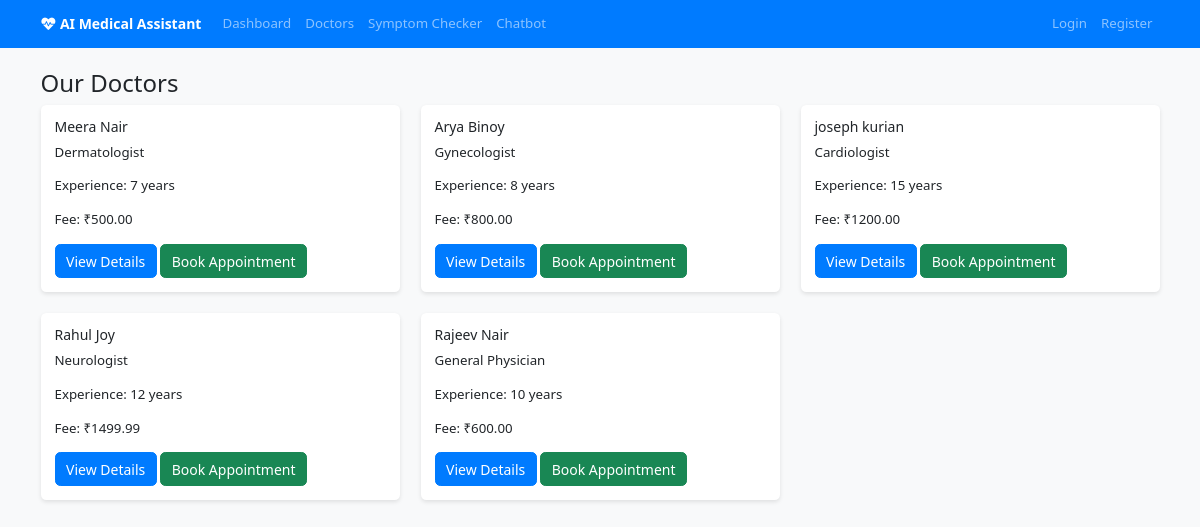
Page /api/doctors/list/ on the committed database.
### doctors/models.py (models this page shows, shortened)
class Doctor(models.Model):
    user = models.OneToOneField(User, on_delete=models.CASCADE)
    specialization = models.CharField(max_length=100)
    experience_years = models.PositiveIntegerField()
    available_timings = models.CharField(max_length=255, help_text="e.g., Mon-Fri 9AM-5PM")
    consultation_fee = models.DecimalField(max_digits=10, decimal_places=2)
    bio = models.TextField(blank=True)

### doctors/views.py (the view)
# urls.py: path('list/', views.doctor_list, name='doctor_list'),
def doctor_list(request):
    doctors = Doctor.objects.all()
    return render(request, 'doctors/doctor_list.html', {'doctors': doctors})

### main/context_processors.py (called while the page is built)
def dashboard_url(request):
    if not request.user.is_authenticated:
        return {'dashboard_url': 'dashboard'}
    if Doctor.objects.filter(user=request.user).exists():
        return {'dashboard_url': 'doctor_dashboard'}
    if request.user.is_staff:
        return {'dashboard_url': 'admin:index'}
    return {'dashboard_url': 'dashboard'}

### templates/doctors/doctor_list.html (shortened to what this page needs)
{% extends 'base.html' %}
{% block content %}
<h2>Our Doctors</h2>
<div class="row">
    {% for doctor in doctors %}
    <div class="col-md-4 mb-4">
        <div class="card">
            <div class="card-body">
                <h5 class="card-title">{{ doctor.user.first_name }} {{ doctor.user.last_name }}</h5>
                <p class="card-text">{{ doctor.specialization }}</p>
                <p>Experience: {{ doctor.experience_years }} years</p>
                <p>Fee: ₹{{ doctor.consultation_fee }}</p>
                <a href="{% url 'doctor_detail' doctor.pk %}" class="btn btn-primary">View Details</a>
                <a href="{% url 'book_appointment' doctor.pk %}" class="btn btn-success">Book Appointment</a>
            </div>
        </div>
    </div>
    {% endfor %}
</div>
{% endblock %}

### templates/base.html (shortened to what this page needs)
<!DOCTYPE html>
<html lang="en">
<head>
    {% load static %}
    <link href="https://cdn.jsdelivr.net/npm/bootstrap@5.3.0/dist/css/bootstrap.min.css" rel="stylesheet">
    <link rel="stylesheet" href="https://cdnjs.cloudflare.com/ajax/libs/font-awesome/6.0.0/css/all.min.css">
    <link rel="stylesheet" href="https://cdn.jsdelivr.net/npm/bootstrap-icons@1.10.5/font/bootstrap-icons.css">
    <link rel="stylesheet" href="{% static 'css/style.css' %}">
</head>
<body>
    <nav class="navbar navbar-expand-lg navbar-dark">
        <div class="container">
            <a class="navbar-brand" href="{% url 'home' %}"><i class="fas fa-heartbeat"></i> AI Medical Assistant</a>
            <div class="collapse navbar-collapse" id="navbarNav">
                <ul class="navbar-nav me-auto">
                    <li class="nav-item"><a class="nav-link" href="{% url dashboard_url %}">Dashboard</a></li>
                    <li class="nav-item"><a class="nav-link" href="{% url 'doctor_list' %}">Doctors</a></li>
                    <li class="nav-item"><a class="nav-link" href="{% url 'symptom_checker' %}">Symptom Checker</a></li>
                    <li class="nav-item"><a class="nav-link" href="{% url 'chatbot' %}">Chatbot</a></li>
                </ul>
                <ul class="navbar-nav">
                    {% if user.is_authenticated %}
                        <li class="nav-item"><a class="nav-link" href="{% url 'patient_profile' %}">Profile</a></li>
                        <li class="nav-item"><a class="nav-link" href="{% url 'notification_list' %}">Notifications</a></li>
                        <li class="nav-item">
                            <form method="post" action="{% url 'logout' %}" class="d-inline">
                                {% csrf_token %}
                                <button type="submit" class="btn btn-link nav-link p-0">Logout</button>
                            </form>
                        </li>
                    {% else %}
                        <li class="nav-item"><a class="nav-link" href="{% url 'login' %}">Login</a></li>
                        <li class="nav-item"><a class="nav-link" href="{% url 'register' %}">Register</a></li>
                    {% endif %}
                </ul>
            </div>
        </div>
    </nav>
    <div class="container mt-4">
        {% block content %}{% endblock %}
    </div>
</body>
</html>

### static/css/style.css (style rules this page uses)
html { font-size: 14px; }
body { font-family: 'Segoe UI', Tahoma, Geneva, Verdana, sans-serif; background-color: #eef5ff; font-size: 0.95rem; }
h2 { font-size: clamp(1.4rem, 2vw, 2rem); }
h4, h5, h6 { font-size: 1rem; }
.navbar-brand { font-weight: bold; font-size: 1rem; }
.btn-primary { background-color: #007bff; border-color: #007bff; }

### templates/base.html (style rules this page uses)
body { background-color: #f8f9fa; }
.navbar { background-color: #007bff; }
.card { border: none; box-shadow: 0 2px 4px rgba(0,0,0,0.1); }
.btn-primary { background-color: #007bff; border-color: #007bff; }

### rows in the picture
Doctor: user.first_name "Meera", user.last_name "Nair", specialization "Dermatologist", experience_years "7", consultation_fee "500.00"
Doctor: user.first_name "Arya", user.last_name "Binoy", specialization "Gynecologist", experience_years "8", consultation_fee "800.00"
Doctor: user.first_name "joseph", user.last_name "kurian", specialization "Cardiologist", experience_years "15", consultation_fee "1200.00"
Doctor: user.first_name "Rahul", user.last_name "Joy", specialization "Neurologist", experience_years "12", consultation_fee "1499.99"
Doctor: user.first_name "Rajeev", user.last_name "Nair", specialization "General Physician", experience_years "10", consultation_fee "600.00"
